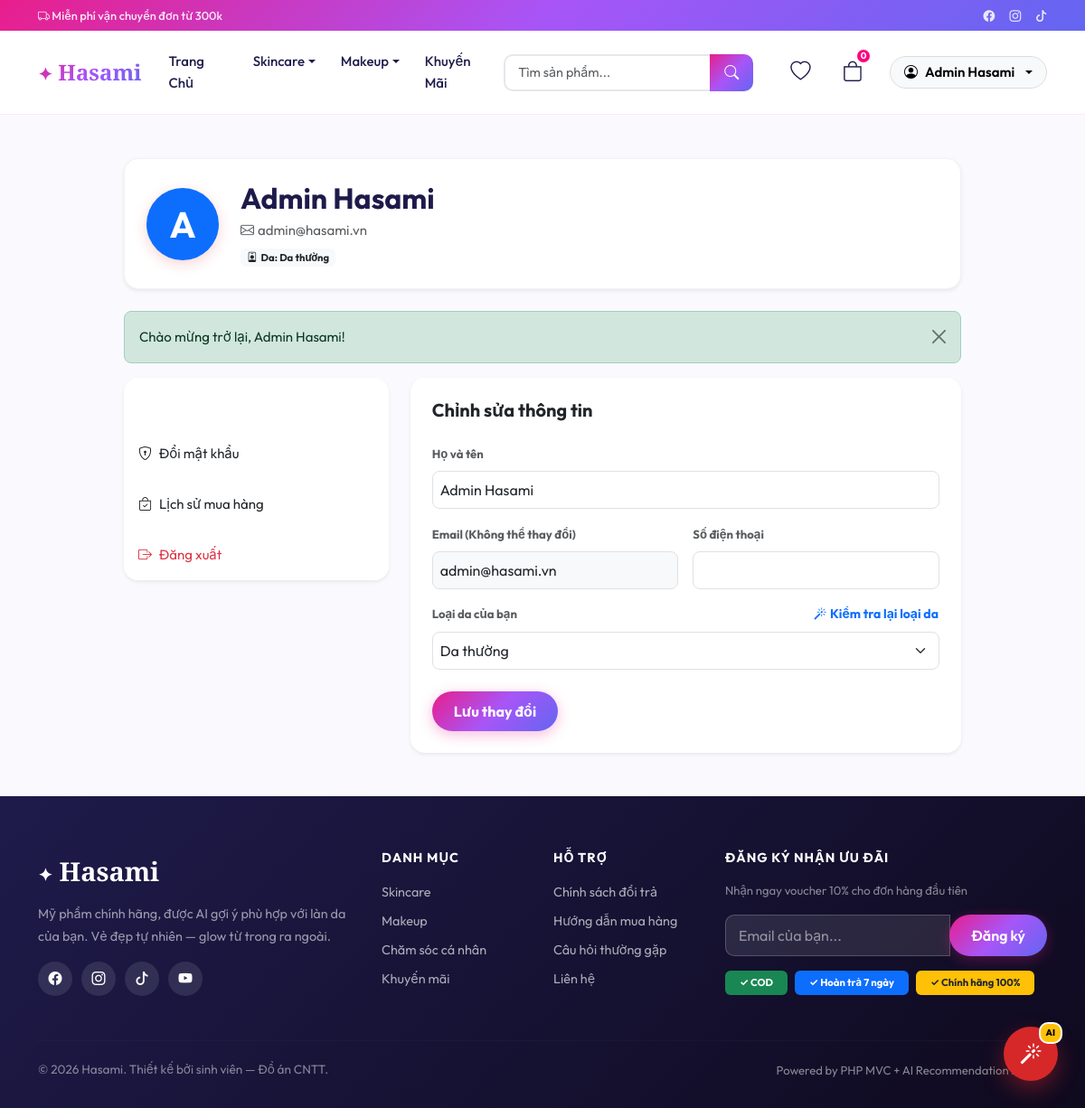
/public/user/profile (signed in), run on the app's committed database.
### tables this page shows
CREATE TABLE IF NOT EXISTS users (
    id          INT UNSIGNED AUTO_INCREMENT PRIMARY KEY,
    name        VARCHAR(100)  NOT NULL,
    email       VARCHAR(150)  NOT NULL UNIQUE,
    password    VARCHAR(255)  NOT NULL,              
    phone       VARCHAR(15)   NULL,
    address     TEXT          NULL,
    avatar      VARCHAR(255)  NULL,
    skin_type   ENUM('oily','dry','combination','sensitive','normal') NULL,  
    role        ENUM('user','admin') DEFAULT 'user',
    is_active   TINYINT(1)    DEFAULT 1,
    created_at  TIMESTAMP     DEFAULT CURRENT_TIMESTAMP,
    updated_at  TIMESTAMP     DEFAULT CURRENT_TIMESTAMP ON UPDATE CURRENT_TIMESTAMP,

    INDEX idx_email (email),
    INDEX idx_role  (role)
);

### app/views/user/profile.php (the view, shortened to what the rows shown need)
<div class="container py-5">
    <div class="row justify-content-center">
        <div class="col-lg-10">
            <div class="profile-header mb-4 p-4 rounded-4 bg-white shadow-sm d-flex align-items-center">
                <div class="profile-avatar me-4">
                    <div class="avatar-circle bg-primary text-white fs-1 fw-bold">
                        <?= mb_substr($user['name'], 0, 1) ?>
                    </div>
                </div>
                <div class="profile-info">
                    <h2 class="mb-1 fw-bold"><?= htmlspecialchars($user['name']) ?></h2>
                    <p class="text-muted mb-0"><i class="bi bi-envelope me-1"></i><?= htmlspecialchars($user['email']) ?></p>
                    <span class="badge bg-light text-dark mt-2">
                        <i class="bi bi-person-badge me-1"></i>Da: <?= SKIN_TYPES[$user['skin_type']] ?? 'Chưa cập nhật' ?>
                    </span>
                </div>
            </div>
            <div class="row g-4">
                <div class="col-md-8">
                    <div class="tab-content">
                        <div class="tab-pane fade show active" id="info" role="tabpanel">
                            <div class="card border-0 shadow-sm rounded-4 p-4">
                                <form action="<?= APP_URL ?>/user/updateProfile" method="POST">
                                    <div class="row g-3">
                                        <div class="col-12">
                                            <label class="form-label text-muted small fw-bold">Họ và tên</label>
                                            <input type="text" name="name" class="form-control rounded-3 p-2" value="<?= htmlspecialchars($user['name']) ?>" required>
                                        </div>
                                        <div class="col-md-6">
                                            <label class="form-label text-muted small fw-bold">Email (Không thể thay đổi)</label>
                                            <input type="email" class="form-control rounded-3 p-2 bg-light" value="<?= htmlspecialchars($user['email']) ?>" readonly>
                                        </div>
                                        <div class="col-12">
                                            <div class="d-flex justify-content-between align-items-center mb-2">
                                                <label class="form-label text-muted small fw-bold mb-0">Loại da của bạn</label>
                                                <button type="button" class="btn btn-link btn-sm text-primary p-0 text-decoration-none fw-bold" data-bs-toggle="modal" data-bs-target="#skinTestModal">
                                                </button>
                                            </div>
                                            <select name="skin_type" id="reg_skin_type" class="form-select rounded-3 p-2">
                                                <?php foreach (SKIN_TYPES as $key => $label): ?>
                                                <option value="<?= $key ?>" <?= $user['skin_type'] === $key ? 'selected' : '' ?>>
                                                    <?= $label ?>
                                                </option>
                                                <?php endforeach; ?>
                                            </select>
                                        </div>
                                    </div>
                                </form>
                            </div>
                        </div>
                    </div>
                </div>
            </div>
        </div>
    </div>
</div>

### app/views/layouts/main_layout.php (shortened to what the rows shown need)
<!DOCTYPE html>
<html lang="vi">
<head>
    <link href="https://cdn.jsdelivr.net/npm/bootstrap@5.3.2/dist/css/bootstrap.min.css" rel="stylesheet">
    <link href="https://cdn.jsdelivr.net/npm/bootstrap-icons@1.11.3/font/bootstrap-icons.css" rel="stylesheet">
    <link href="<?= APP_URL ?>/css/style.css" rel="stylesheet">
</head>
<body class="<?= isset($_SESSION['role']) && $_SESSION['role'] === 'admin' ? 'admin-body' : '' ?>">
<nav class="navbar navbar-expand-lg sticky-top" id="mainNav">
    <div class="container">
        <div class="collapse navbar-collapse" id="navMenu">
            <div class="nav-icons-container d-flex align-items-center" style="gap: 25px !important; margin-left: 20px;">
                <?php
                $userAuth = $_SESSION['user_auth'] ?? $_SESSION['admin_auth'] ?? null;
                if ($userAuth):
                ?>
                    <div class="nav-item-wrapper">
                        <a href="<?= APP_URL ?>/wishlist" class="nav-icon-btn" title="Yêu thích">
                            <i class="bi bi-heart"></i>
                        </a>
                    </div>
                    <div class="nav-item-wrapper" style="position: relative !important;">
                        <a href="<?= APP_URL ?>/cart" class="nav-icon-btn cart-btn-fixed" title="Giỏ hàng">
                            <i class="bi bi-bag"></i>
                            <span class="cart-badge-fixed" id="cartBadge">
                                <?= (new Cart())->getItemCount((int)$userAuth['id']) ?>
                            </span>
                        </a>
                    </div>
                    <div class="dropdown">
                        <button class="user-btn-fixed dropdown-toggle" data-bs-toggle="dropdown">
                            <i class="bi bi-person-circle"></i>
                            <span class="user-name-nav"><?= htmlspecialchars($userAuth['name']) ?></span>
                        </button>
                    </div>
                <?php else: ?>
                    <a href="<?= APP_URL ?>/cart" class="nav-icon-btn" title="Giỏ hàng"><i class="bi bi-bag"></i></a>
                    <a href="<?= APP_URL ?>/auth/login" class="btn btn-outline-primary btn-sm">Đăng nhập</a>
                    <a href="<?= APP_URL ?>/auth/register" class="btn btn-primary btn-sm">Đăng ký</a>
                <?php endif; ?>
            </div>
        </div>
    </div>
</nav>
<main class="main-content">
    <?= $content ?>
</main>
</body>
</html>

### data on the page
users: name "Admin Hasami", name "A", email "admin@hasami.vn", skin_type "Da thường"

### other printed values
$flash['message'] "Chào mừng trở lại, Admin Hasami!"
